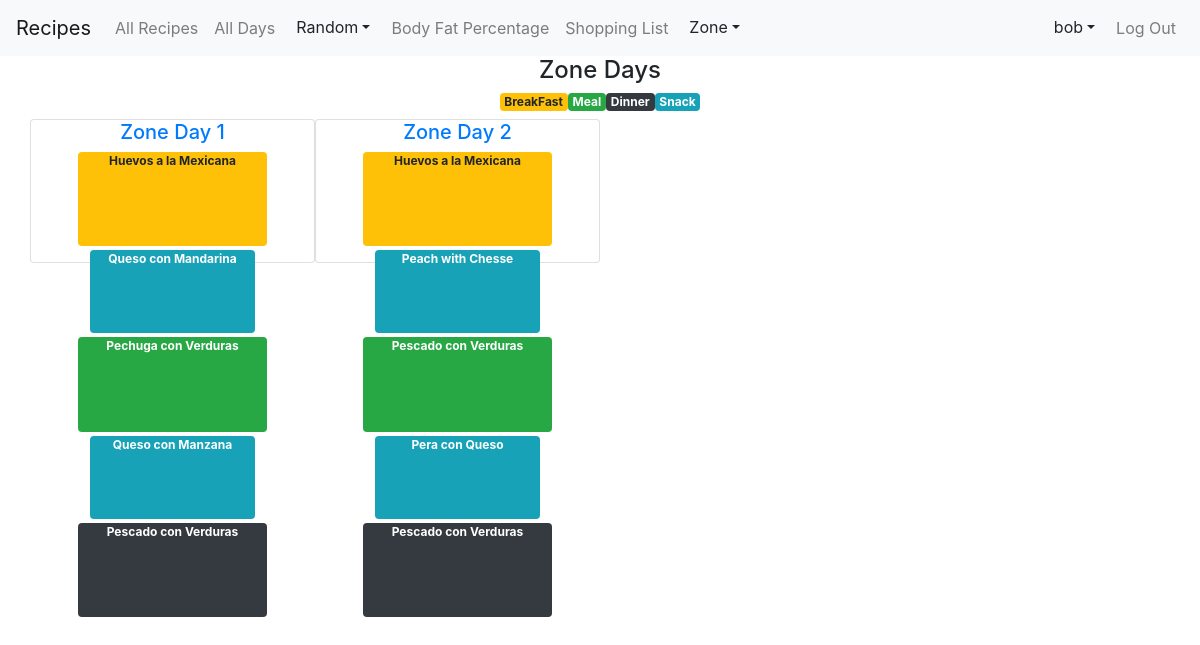
The app's page /zone_days (signed in) with its own data.
### app/models.py (models this page shows, shortened)
class User(AbstractUser):
    pass

class ZoneDay(models.Model):
    name = models.CharField(max_length=30)
    breakfast = models.ForeignKey(ZoneMenu, on_delete=models.CASCADE, related_name='breakfasts')
    snackI = models.ForeignKey(ZoneMenu, on_delete=models.CASCADE, related_name='snacksI')
    meal = models.ForeignKey(ZoneMenu, on_delete=models.CASCADE, related_name='meals')
    snackII = models.ForeignKey(ZoneMenu, on_delete=models.CASCADE, related_name='snacksII')
    dinner = models.ForeignKey(ZoneMenu, on_delete=models.CASCADE, related_name='dinners')

class ZoneMenu(models.Model):
    name = models.CharField(max_length=30)
    price = models.IntegerField(default=0)
    ratio = models.FloatField(default=0)
    tags = models.CharField(max_length=50, default="meal")

### app/views.py (the view)
# urls.py: path("zone_days", views.zone_days, name="zone_days"),
def zone_days(request):
    days = ZoneDay.objects.all()
    return render(request, 'app/zone_days.html',{
        'days': days
    })

### app/templates/app/zone_days.html
{% extends 'app/layout.html' %}
{% block body %}
  <div class="container">
    <h4 class='text-center'>Zone Days</h4>
    <div class="row justify-content-center m-2">
      <div class="badge badge-warning">BreakFast</div>
      <div class="badge badge-success">Meal</div>
      <div class="badge badge-dark">Dinner</div>
      <div class="badge badge-info">Snack</div>
    </div>
    <div class="row">
      {% for day in days %}
      <div class="card col-lg-3 col-sm-6 p-0">
        <a href="zone_menu/{{menu.id}}">
          <h5 class="text-center">{{day.name}}</h5>
        </a>
        <div class="badge badge-warning col-8 mb-1 mx-auto">
          {{day.breakfast.name}}
        </div>
        <div class="badge badge-info col-7 mb-1 mx-auto">
          {{day.snackI.name}}
        </div>
        <div class="badge badge-success col-8 mb-1 mx-auto">
          {{day.meal.name}}
        </div>
        <div class="badge badge-info col-7 mb-1 mx-auto">
          {{day.snackII.name}}
        </div>
        <div class="badge badge-dark col-8 mb-1 mx-auto">
          {{day.dinner.name}}
        </div>
      </div>
      {% endfor %}
    </div>
  </div>
  {% endblock %}

### app/templates/app/layout.html (shortened to what this page needs)
{% load static %}
<!DOCTYPE html>
<html lang="en">
    <head>
        <link rel="stylesheet" href="https://stackpath.bootstrapcdn.com/bootstrap/4.4.1/css/bootstrap.min.css">
        <link rel="stylesheet" href="https://cdnjs.cloudflare.com/ajax/libs/font-awesome/5.15.3/css/all.min.css">
        <link href="{% static 'app/styles.css' %}" rel="stylesheet">
    </head>
    <body>
        <nav class="navbar navbar-expand-md navbar-light bg-light">
            <a class="navbar-brand" href="#">Recipes</a>
            <div class="collapse navbar-collapse" id="myNavBar">
                <div class="d-flex justify-content-between w-100" >
              <ul class="navbar-nav">
                <li class="nav-item">
                  <a class="nav-link" href="{% url 'index' %}">All Recipes</a>
                </li>
                <li class="nav-item">
                    <a class="nav-link" href="{% url 'show_menus' %}">All Days</a>
                </li>
                <div class="dropdown">
                    <button class="btn dropdown-toggle" data-bs-toggle='dropdown'>Random</button>
                </div>
                <li class="nav-item">
                    <a class="nav-link" href="{% url 'get_fat' %}">Body Fat Percentage</a>
                </li>
                <li class="nav-item">
                    <a class="nav-link" href="{% url 'shopping_list' %}">Shopping List</a>
                </li>
                <div class="dropdown">
                    <button class="btn dropdown-toggle" data-bs-toggle='dropdown'>Zone</button>
                </div>
              </ul>
              <ul class="navbar-nav">
                    {% if user.is_authenticated %}
                    <div class="dropdown ">
                        <button class="btn dropdown-toggle" data-bs-toggle='dropdown'>{{user.username}}</button>
                    </div>
                    <li class="nav-item">
                        <a class="nav-link" href="{% url 'logout' %}">Log Out</a>
                    </li>
                    {% endif %}
              </ul>
                </div>
            </div>
          </nav>
        <div class="body">
            {% block body %}
            {% endblock %}
        </div>
    </body>
</html>

### records on screen
User: username "bob"
ZoneDay: name "Zone Day 1", breakfast.name "Huevos a la Mexicana", snackI.name "Queso con Mandarina", meal.name "Pechuga con Verduras", snackII.name "Queso con Manzana", dinner.name "Pescado con Verduras"
ZoneDay: name "Zone Day 2", breakfast.name "Huevos a la Mexicana", snackI.name "Peach with Chesse", meal.name "Pescado con Verduras", snackII.name "Pera con Queso", dinner.name "Pescado con Verduras"
